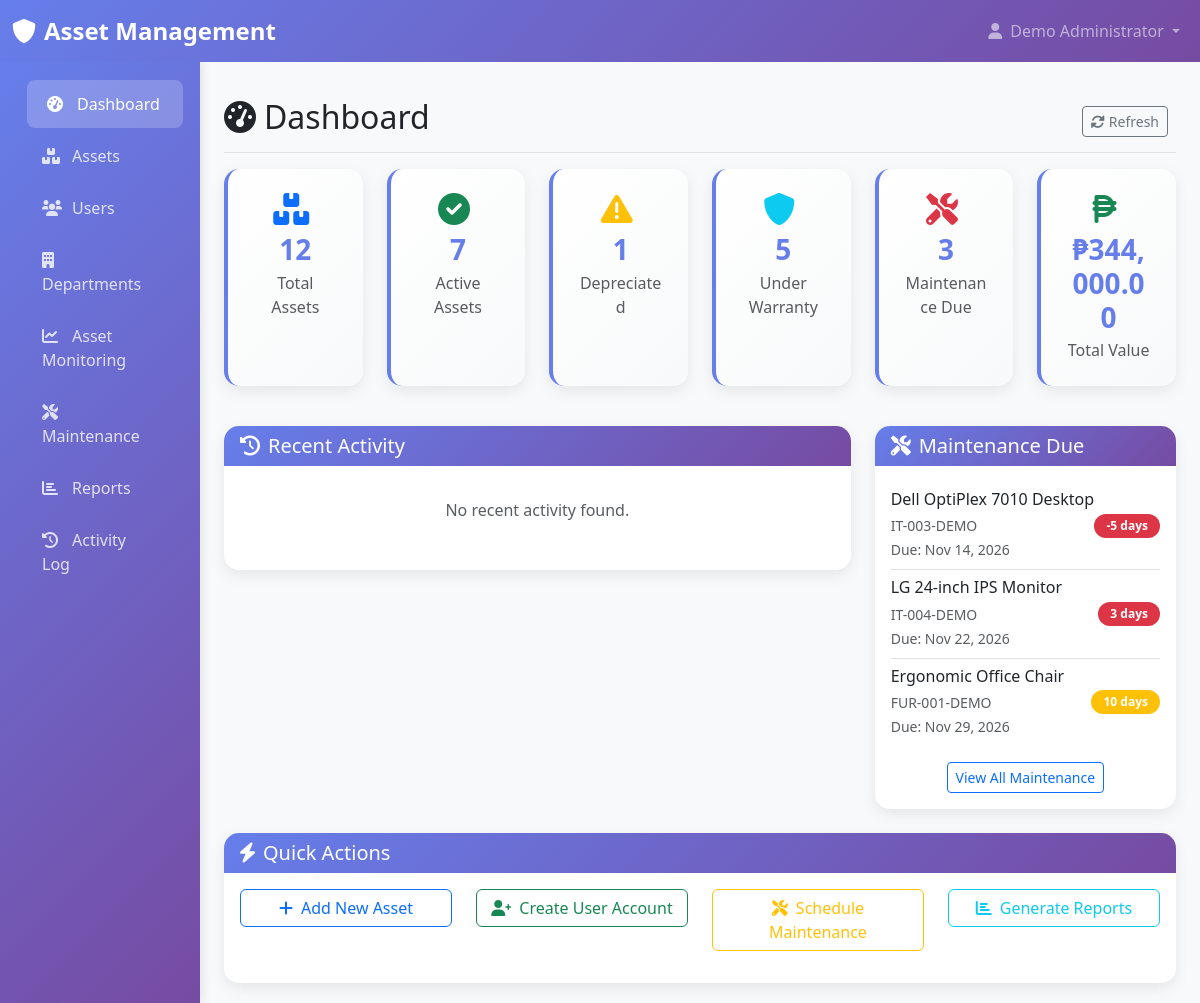
/dashboard.php (signed in), run on the app's committed database.
### tables this page shows
CREATE TABLE `maintenance` (
  `maintenance_id` int(11) NOT NULL,
  `asset_id` int(11) NOT NULL,
  `maintenance_date` date NOT NULL,
  `next_due_date` date NOT NULL,
  `details` text NOT NULL,
  `status` enum('Pending','Completed') DEFAULT 'Pending',
  `cost` decimal(15,2) DEFAULT 0.00,
  `created_at` timestamp NOT NULL DEFAULT current_timestamp(),
  `updated_at` timestamp NOT NULL DEFAULT current_timestamp() ON UPDATE current_timestamp()
);

CREATE TABLE `assets` (
  `asset_id` int(11) NOT NULL,
  `asset_name` varchar(255) NOT NULL,
  `description` text DEFAULT NULL,
  `control_number` varchar(100) NOT NULL,
  `purchase_date` date NOT NULL,
  `cost` decimal(15,2) NOT NULL,
  `current_value` decimal(15,2) DEFAULT NULL,
  `lifetime_years` int(11) NOT NULL,
  `depreciation_method` enum('straight-line','declining-balance') DEFAULT 'straight-line',
  `status` enum('Active','Depreciated','Disposed','Under Maintenance') DEFAULT 'Active',
  `assigned_to_name` varchar(255) DEFAULT NULL,
  `assigned_to_email` varchar(255) DEFAULT NULL,
  `assigned_to_contact` varchar(50) DEFAULT NULL,
  `department_id` int(11) DEFAULT NULL,
  `asset_location` varchar(255) DEFAULT NULL,
  `location` varchar(255) DEFAULT NULL,
  `insurance_type` varchar(255) DEFAULT NULL,
  `insurance_provider` varchar(255) DEFAULT NULL,
  `insurance_start` date DEFAULT NULL,
  `insurance_end` date DEFAULT NULL,
  `insurance_details` text DEFAULT NULL,
  `created_at` timestamp NOT NULL DEFAULT current_timestamp(),
  `updated_at` timestamp NOT NULL DEFAULT current_timestamp() ON UPDATE current_timestamp()
);

### config/database.php (called while the page is built, shortened)
<?php
function getBaseUrl() {
    $protocol = isset($_SERVER['HTTPS']) && $_SERVER['HTTPS'] === 'on' ? 'https' : 'http';
    $host = $_SERVER['HTTP_HOST'];
    $appRoot = str_replace('\\', '/', realpath(__DIR__ . '/..'));
    $scriptFile = str_replace('\\', '/', realpath($_SERVER['SCRIPT_FILENAME']));
    $scriptPath = $_SERVER['SCRIPT_NAME'];
    $projectPath = '';
    if ($appRoot !== '' && strncasecmp($scriptFile, $appRoot . '/', strlen($appRoot) + 1) === 0) {
        $relativePath = substr($scriptFile, strlen($appRoot));
        $projectPath = substr($scriptPath, 0, strlen($scriptPath) - strlen($relativePath));
    }
    return $protocol . '://' . $host . rtrim($projectPath, '/');
}
function formatCurrency($amount) {
    return '₱' . number_format($amount, 2);
}
function formatDate($date) {
    return date('M d, Y', strtotime($date));
}
?>

### dashboard.php (the view, shortened to what this page needs)
<?php
require_once 'config/database.php';
require_once 'includes/header.php';
try {
    $pdo = getDB();
    $stats = [];
    $stmt = $pdo->query("SELECT COUNT(*) as count FROM assets");
    $stats['total_assets'] = $stmt->fetch()['count'];
    $stmt = $pdo->query("SELECT COUNT(*) as count FROM assets WHERE status = 'Active'");
    $stats['active_assets'] = $stmt->fetch()['count'];
    $stmt = $pdo->query("SELECT COUNT(*) as count FROM assets WHERE status = 'Depreciated'");
    $stats['depreciated_assets'] = $stmt->fetch()['count'];
    $stmt = $pdo->query("SELECT COUNT(*) as count FROM assets WHERE insurance_end >= CURDATE()");
    $stats['under_warranty'] = $stmt->fetch()['count'];
    $stmt = $pdo->query("SELECT COUNT(*) as count FROM maintenance WHERE status = 'Pending' AND next_due_date <= DATE_ADD(CURDATE(), INTERVAL 30 DAY)");
    $stats['maintenance_due'] = $stmt->fetch()['count'];
    $stmt = $pdo->query("SELECT SUM(cost) as total FROM assets WHERE status = 'Active'");
    $stats['total_value'] = $stmt->fetch()['total'] ?? 0;
    $stmt = $pdo->query("
        SELECT al.*,
               CASE
                   WHEN al.user_id = 0 THEN 'System'
                   WHEN u.full_name IS NULL THEN 'Deleted User'
                   ELSE u.full_name
               END as full_name,
               CASE
                   WHEN al.user_id = 0 THEN 'system'
                   WHEN u.username IS NULL THEN 'deleted_user'
                   ELSE u.username
               END as username
        FROM activity_log al
        LEFT JOIN users u ON al.user_id = u.user_id
        ORDER BY al.timestamp DESC
        LIMIT 10
    ");
    $recent_activities = $stmt->fetchAll();
    $stmt = $pdo->query("
        SELECT a.asset_name, a.control_number, m.next_due_date,
               DATEDIFF(m.next_due_date, CURDATE()) as days_until_due
        FROM maintenance m
        JOIN assets a ON m.asset_id = a.asset_id
        WHERE m.status = 'Pending' AND m.next_due_date <= DATE_ADD(CURDATE(), INTERVAL 30 DAY)
        ORDER BY m.next_due_date ASC
        LIMIT 5
    ");
    $maintenance_due = $stmt->fetchAll();
} catch (PDOException $e) {
    $error = "Database error: " . $e->getMessage();
}
?>
<div class="d-flex justify-content-between flex-wrap flex-md-nowrap align-items-center pt-3 pb-2 mb-3 border-bottom">
    <h1 class="h2"><i class="fas fa-tachometer-alt me-2"></i>Dashboard</h1>
    <div class="btn-toolbar mb-2 mb-md-0">
        <div class="btn-group me-2">
            <button type="button" class="btn btn-sm btn-outline-secondary" onclick="location.reload()">
                <i class="fas fa-sync-alt me-1"></i>Refresh
            </button>
        </div>
    </div>
</div>
<div class="row mb-4">
    <div class="col-xl-2 col-md-4 col-sm-6 mb-3">
        <div class="card summary-card h-100">
            <div class="card-body text-center">
                <div class="d-flex align-items-center justify-content-center mb-2">
                    <i class="fas fa-boxes fa-2x text-primary me-2"></i>
                </div>
                <h3 class="mb-1"><?php echo number_format($stats['total_assets']); ?></h3>
                <p class="text-muted mb-0">Total Assets</p>
            </div>
        </div>
    </div>
    <div class="col-xl-2 col-md-4 col-sm-6 mb-3">
        <div class="card summary-card h-100">
            <div class="card-body text-center">
                <div class="d-flex align-items-center justify-content-center mb-2">
                    <i class="fas fa-check-circle fa-2x text-success me-2"></i>
                </div>
                <h3 class="mb-1"><?php echo number_format($stats['active_assets']); ?></h3>
                <p class="text-muted mb-0">Active Assets</p>
            </div>
        </div>
    </div>
    <div class="col-xl-2 col-md-4 col-sm-6 mb-3">
        <div class="card summary-card h-100">
            <div class="card-body text-center">
                <div class="d-flex align-items-center justify-content-center mb-2">
                    <i class="fas fa-exclamation-triangle fa-2x text-warning me-2"></i>
                </div>
                <h3 class="mb-1"><?php echo number_format($stats['depreciated_assets']); ?></h3>
                <p class="text-muted mb-0">Depreciated</p>
            </div>
        </div>
    </div>
    <div class="col-xl-2 col-md-4 col-sm-6 mb-3">
        <div class="card summary-card h-100">
            <div class="card-body text-center">
                <div class="d-flex align-items-center justify-content-center mb-2">
                    <i class="fas fa-shield-alt fa-2x text-info me-2"></i>
                </div>
                <h3 class="mb-1"><?php echo number_format($stats['under_warranty']); ?></h3>
                <p class="text-muted mb-0">Under Warranty</p>
            </div>
        </div>
    </div>
    <div class="col-xl-2 col-md-4 col-sm-6 mb-3">
        <div class="card summary-card h-100">
            <div class="card-body text-center">
                <div class="d-flex align-items-center justify-content-center mb-2">
                    <i class="fas fa-tools fa-2x text-danger me-2"></i>
                </div>
                <h3 class="mb-1"><?php echo number_format($stats['maintenance_due']); ?></h3>
                <p class="text-muted mb-0">Maintenance Due</p>
            </div>
        </div>
    </div>
    <div class="col-xl-2 col-md-4 col-sm-6 mb-3">
        <div class="card summary-card h-100">
            <div class="card-body text-center">
                <div class="d-flex align-items-center justify-content-center mb-2">
                    <i class="fas fa-peso-sign fa-2x text-success me-2"></i>
                </div>
                <h3 class="mb-1 currency"><?php echo formatCurrency($stats['total_value']); ?></h3>
                <p class="text-muted mb-0">Total Value</p>
            </div>
        </div>
    </div>
</div>
<div class="row">
    <div class="col-lg-8 mb-4">
        <div class="card">
            <div class="card-header">
                <h5 class="mb-0"><i class="fas fa-history me-2"></i>Recent Activity</h5>
            </div>
            <div class="card-body">
                <?php if (empty($recent_activities)): ?>
                    <p class="text-muted text-center py-3">No recent activity found.</p>
                <?php endif; ?>
            </div>
        </div>
    </div>
    <div class="col-lg-4 mb-4">
        <div class="card">
            <div class="card-header">
                <h5 class="mb-0"><i class="fas fa-tools me-2"></i>Maintenance Due</h5>
            </div>
            <div class="card-body">
                <?php if (empty($maintenance_due)): ?>
                    <p class="text-muted text-center py-3">No maintenance due in the next 30 days.</p>
                <?php else: ?>
                    <div class="list-group list-group-flush">
                        <?php foreach ($maintenance_due as $maintenance): ?>
                            <div class="list-group-item d-flex justify-content-between align-items-center px-0">
                                <div>
                                    <h6 class="mb-1"><?php echo htmlspecialchars($maintenance['asset_name']); ?></h6>
                                    <small class="text-muted"><?php echo htmlspecialchars($maintenance['control_number']); ?></small>
                                    <br>
                                    <small class="text-muted">Due: <?php echo formatDate($maintenance['next_due_date']); ?></small>
                                </div>
                                <span class="badge bg-<?php echo $maintenance['days_until_due'] <= 7 ? 'danger' : 'warning'; ?>">
                                    <?php echo $maintenance['days_until_due']; ?> days
                                </span>
                            </div>
                        <?php endforeach; ?>
                    </div>
                    <div class="text-center mt-3">
                        <a href="<?php echo getBaseUrl(); ?>/maintenance/maintenance.php" class="btn btn-sm btn-outline-primary">
                            View All Maintenance
                        </a>
                    </div>
                <?php endif; ?>
            </div>
        </div>
    </div>
</div>
<div class="row">
    <div class="col-12">
        <div class="card">
            <div class="card-header">
                <h5 class="mb-0"><i class="fas fa-bolt me-2"></i>Quick Actions</h5>
            </div>
            <div class="card-body">
                <div class="row">
                    <div class="col-md-3 col-sm-6 mb-3">
                        <a href="<?php echo getBaseUrl(); ?>/assets/assets.php" class="btn btn-outline-primary w-100">
                            <i class="fas fa-plus me-2"></i>Add New Asset
                        </a>
                    </div>
                    <div class="col-md-3 col-sm-6 mb-3">
                        <a href="<?php echo getBaseUrl(); ?>/users/users.php" class="btn btn-outline-success w-100">
                            <i class="fas fa-user-plus me-2"></i>Create User Account
                        </a>
                    </div>
                    <div class="col-md-3 col-sm-6 mb-3">
                        <a href="<?php echo getBaseUrl(); ?>/maintenance/maintenance.php" class="btn btn-outline-warning w-100">
                            <i class="fas fa-tools me-2"></i>Schedule Maintenance
                        </a>
                    </div>
                    <div class="col-md-3 col-sm-6 mb-3">
                        <a href="<?php echo getBaseUrl(); ?>/reports/reports.php" class="btn btn-outline-info w-100">
                            <i class="fas fa-chart-bar me-2"></i>Generate Reports
                        </a>
                    </div>
                </div>
            </div>
        </div>
    </div>
</div>
<?php require_once 'includes/footer.php'; ?>

### data on the page
maintenance: asset.asset_name "Dell OptiPlex 7010 Desktop", asset.control_number "IT-003-DEMO", next_due_date "Nov 14, 2026", days_until_due "-5"
maintenance: asset.asset_name "LG 24-inch IPS Monitor", asset.control_number "IT-004-DEMO", next_due_date "Nov 22, 2026", days_until_due "3"
maintenance: asset.asset_name "Ergonomic Office Chair", asset.control_number "FUR-001-DEMO", next_due_date "Nov 29, 2026", days_until_due "10"

### other printed values
$_SESSION['full_name'] "Demo Administrator"
$stats['total_assets'] "12"
$stats['active_assets'] "7"
$stats['depreciated_assets'] "1"
$stats['under_warranty'] "5"
$stats['maintenance_due'] "3"
formatCurrency($stats['total_value']) "₱344,000.00"
